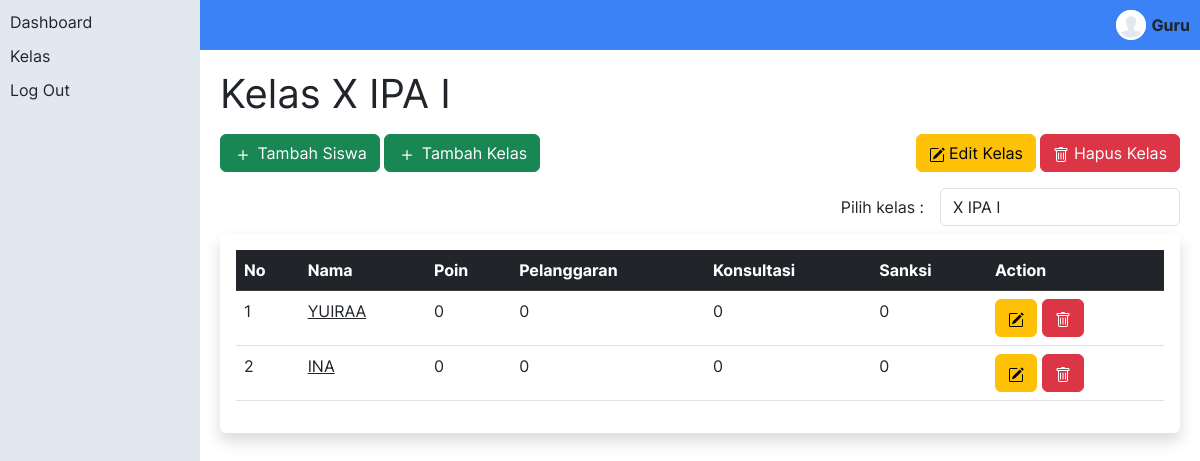
Screenshot of /kelas.php (signed in) with the database file from the repository.
### tables this page shows
CREATE TABLE `user` (
  `id` int(11) NOT NULL,
  `nama` varchar(100) NOT NULL,
  `username` varchar(100) NOT NULL,
  `password` varchar(100) NOT NULL,
  `isAdmin` tinyint(1) NOT NULL DEFAULT 0
);

CREATE TABLE `kelas` (
  `id` int(11) NOT NULL,
  `kelas` varchar(100) NOT NULL
);

CREATE TABLE `siswa` (
  `id` int(11) NOT NULL,
  `nama` varchar(100) NOT NULL,
  `kelasId` int(11) NOT NULL,
  `poin` int(100) NOT NULL
);

### controllers/kelas.php (called while the page is built)
<?php
  function getKelas($conn){
    $query = "SELECT * FROM kelas";
    $result = $conn->query($query);
    $data = $result->fetch_all();
    return $data;
  }
?>

### kelas.php (the view, shortened to what this page needs)
<?php require './partial/header.php'?>
<?php
  require './controllers/kelas.php';
  $conn = OpenCon();
  $kelas = getKelas($conn);
  $id_kelas = $_GET['id'] ?? $kelas[0][0];
  foreach($kelas as $row){
    if($id_kelas == $row[0]){
      $current_kelas = $row;
    }
  }
  $sql = "SELECT siswa.id, siswa.nama, siswa.poin FROM siswa JOIN kelas ON siswa.kelasId = '$id_kelas' GROUP BY siswa.id";
  $result = $conn->query($sql);
  $data = array();
  while ($row = $result->fetch_assoc()) {
      $data[] = $row;
  }
?>
  <div class="mb-3">
    <h1><?= $current_kelas ? "Kelas " . $current_kelas[1] : "Kelas" ?></h1>
  </div>
  <div class="d-flex justify-content-between mb-3">
    <div>
      <button type="button" class="btn btn-success" data-bs-toggle="modal" data-bs-target="#tambahSiswa">
        <img src="src/images/plus.svg" alt="">
        Tambah Siswa
      </button>
      <button type="button" class="btn btn-success" data-bs-toggle="modal" data-bs-target="#tambahKelas">
        <img src="src/images/plus.svg" alt="">
        Tambah Kelas
      </button>
    </div>
    <div>
      <button type="button" class="btn btn-warning" data-bs-toggle="modal" data-bs-target="#editKelas">
        <img src="src/images/edit.svg" alt="">
        Edit Kelas
      </button>
      <button type="button" class="btn btn-danger" data-bs-toggle="modal" data-bs-target="#hapusKelas">
        <img src="src/images/trash.svg" alt="">
        Hapus Kelas
      </button>
    </div>
  </div>
  <div class="d-flex justify-content-end align-items-center gap-3 mb-2">
    <span>Pilih kelas :</span>
    <select id="kelas" class="form-control w-25 ">
      <?php foreach($kelas as $row):?>
        <option value="<?= $row[0]?>" <?php if($row[0] == $id_kelas) echo "selected"?> ><?= $row[1]?></option>
      <?php endforeach?>
    </select>
  </div>
  <div class="bg-white shadow p-3 rounded">
    <table class="table table-hover">
      <tr class="table-dark">
        <th>No</th>
        <th>Nama</th>
        <th>Poin</th>
        <th>Pelanggaran</th>
        <th>Konsultasi</th>
        <th>Sanksi</th>
        <th>Action</th>
      </tr>
      <?php if(mysqli_num_rows($result) < 1 ):?>
        <tr>
          <td colspan="3">Tidak ada data</td>
        </tr>
      <?php else:?>
      <?php foreach($data as $key=>$row):?>
        <tr>
          <td><?= $key + 1?></td>
          <td>
            <a style="text-decoration: underline;" href="./siswa.php?id=<?= $row['id']?>">
              <?= strtoupper($row['nama'])?>
            </a>
          </td>
          <td><?= $row['poin']?></td>
          <td><?= $row['poin']?></td>
          <td><?= $row['poin']?></td>
          <td><?= $row['poin']?></td>
          <td>
          <button type="button" id="btn-edit-siswa" class="btn btn-warning" data-id="<?= $row['id']?>" data-nama="<?= $row['nama']?>" data-bs-toggle="modal" data-bs-target="#editSiswa">
            <img src="src/images/edit.svg" alt="">
          </button>
          <button type="button" id="btn-hapus-siswa" class="btn btn-danger" data-id="<?= $row['id']?>" data-bs-toggle="modal" data-bs-target="#hapusSiswa">
            <img src="src/images/trash.svg" alt="">
          </button>
          </td>
          </tr>
      <?php endforeach?>
      <?php endif?>
    </table>
  </div>
<?php require './partial/footer.php'?>

### partial/header.php (shortened to what this page needs)
<?php
  $conn = OpenCon();
  if(isset($_SESSION['user-id'])){
    $id = $_SESSION['user-id'];
    $query = "SELECT * FROM user WHERE id='$id'";
    $result = $conn->query($query);
    $user = mysqli_fetch_assoc($result);
  }
?>
<!DOCTYPE html>
<html lang="en">
<head>
  <link rel="stylesheet" href="./bootstrap/css/bootstrap.css">
  <link rel="stylesheet" href="./src/style.css">
</head>
<body>
  <div class="full-width">
    <div class="sidebar">
      <div class="sidebar-wraper">
        <a href="dashboard.php">Dashboard</a>
        <a href="kelas.php">Kelas</a>
        <?php if(isset($_SESSION['user-id'])):?>
          <a href="controllers/logout.php">Log Out</a>
        <?php endif?>
      </div>
    </div>
    <div class="full-width wraper">
      <div class="header">
        <?php if(isset($_SESSION['user-id'])):?>
        <a href='user.php' class='avatar-container'>
          <div class='avatar'>
            <img src="src/images/iconmonstr-user-19-240.png" alt="user"/>
          </div>
          <span><?= $user['nama']?></span>
        </a>
      <?php else:?>
        <a class='btn btn-light' href="login.php">Login</a>
      <?php endif ?>
      </div>
      <div class='main bg-body'>

### src/style.css (style rules this page uses)
:root { --primary:#3b82f6; --secondary:#e2e8f0; --border: rgb(153, 153, 153) }
* { margin: 0; padding: 0; box-sizing: border-box; font-family: 'Inter'; }
html, body { width: 100%; height: 100%; }
a { text-decoration: none; color: inherit; }
.sidebar { position: absolute; width: 200px; left: -1000px; height: 100%; z-index: 2; background-color: var(--secondary); transition: all ease-in-out 300ms; padding: 10px; }
.sidebar-wraper { position: relative; display: flex; flex-direction: column; gap: 10px; }
.full-width { width: 100%; height: 100%; position: relative; overflow: auto; }
.wraper { position: absolute; left: 0px; width: 100%; }
.header { background-color: var(--primary); height: 50px; padding: 10px; display: flex; justify-content: space-between; align-items: center; }
.main { width: 100%; height: calc(100% - 50px); padding: 20px; }
.avatar-container { display: flex; gap: 5px; justify-content: center; align-items: center; font-weight: bold; }
.avatar { border-radius: 900px; width: 30px; height: 30px; background-color: var(--secondary); }
.avatar > img { width: 100%; }
@media only screen and (min-width: 600px) { .wraper { left: 200px; width: calc(100% - 200px); } }
@media only screen and (min-width: 600px) { .sidebar { left: 0px; } }

### rows the page displays
user: nama "Guru"
kelas: kelas "X IPA I"
siswa: nama "YUIRAA", poin "0"
siswa: nama "INA", poin "0"

### other values shown
form field value "X IPA I"
